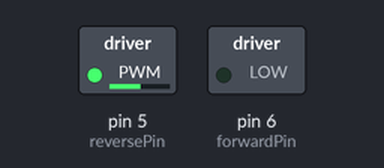
Bench run of a sketch on a simulated Arduino Mega 2560, built with avr-gcc and run on an emulated ATmega2560. Shown: switched loads named in the sketch (green lamp = pin HIGH).

Above: at 0.1 s.
Timing chart, 0 to 1.6 s (numbered marks = the images above):
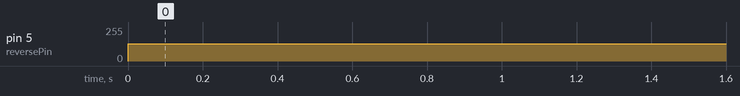

The sketch:

motor_pwm.ino
```cpp
int ledPin = 13;    // LED connected to digital pin 9
int forwardPin = 6;
int reversePin = 5;

void setup() {
  // nothing happens in setup
}

void loop() {
   analogWrite(forwardPin, 0);
   analogWrite(reversePin, 130);
//  for (int fadeValue = 0 ; fadeValue <= 255; fadeValue += 5) {
//    // sets the value (range from 0 to 255):
//    analogWrite(motorPin, fadeValue);
//    // wait for 30 milliseconds to see the dimming effect
//    delay(30);
//  }
//
//  // fade out from max to min in increments of 5 points:
//  for (int fadeValue = 255 ; fadeValue >= 0; fadeValue -= 5) {
//    // sets the value (range from 0 to 255):
//    analogWrite(motorPin, fadeValue);
//    // wait for 30 milliseconds to see the dimming effect
//    delay(30);
//  }
}
```

Measured:
- by itself, pin 5 (reversePin): 0/255 → 130/255 at 0.00 s
